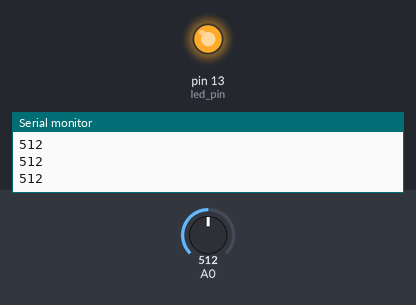
The sketch below on a simulated Arduino Uno, built with avr-gcc and run on an emulated ATmega328P. Parts: output pins drawn as LEDs (lit = HIGH), the last lines printed to the serial monitor. The test bench sets the inputs (shaded band); at power-on: A0 = 512.

Above: at 1.2 s.
1.3 s: A0 set to 363
2.8 s: A0 set to 343
At 3.4 s:
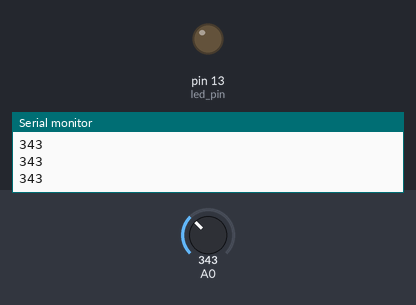
4.3 s: A0 set to 360
At 4.8 s:
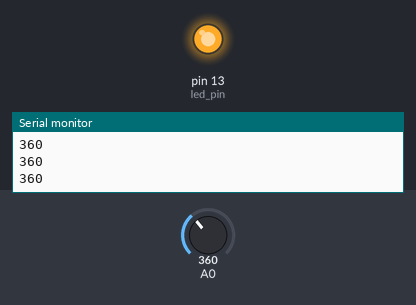
5.8 s: A0 set to 340
At 6.1 s:
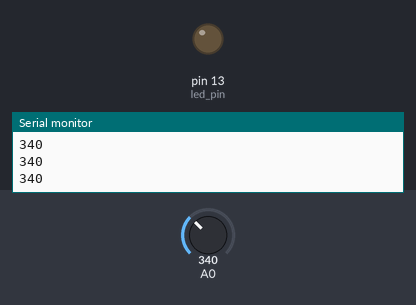
Timing chart, 0 to 8.3 s (numbered marks = the images above; inputs shaded):
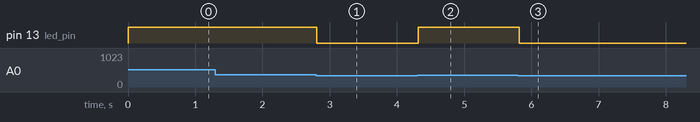

Measured:
- the behaviour switches between 351 and 350 on A0 (found by bisection; images 0 and 1)
- after the input at 2.8 s, pin 13 (led_pin): HIGH → LOW at once
- after the input at 4.3 s, pin 13 (led_pin): LOW → HIGH at once
- after the input at 5.8 s, pin 13 (led_pin): HIGH → LOW at once

The sketch:

op_amp_circuit.ino
```cpp
//by using Op Amp Circuit
float V_a0;
const int led_pin=13;

void setup() {
  // put your setup code here, to run once:
Serial.begin(9600);
pinMode(led_pin,OUTPUT);
}

void loop() {
  // put your main code here, to run repeatedly:
int sensorValue=analogRead(A0);
V_a0=sensorValue*5.00/1023.00;
Serial.println(sensorValue);

if (sensorValue>350)//filter noise
{
  digitalWrite(led_pin,HIGH);
}
else{
  digitalWrite(led_pin,LOW);
}
delay(100);
}
```
